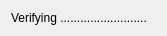
<?xml version="1.0" encoding="UTF-8"?>
<ui version="4.0">
 <class>VerificationDialog</class>
 <widget class="QDialog" name="VerificationDialog">
  <property name="geometry">
   <rect>
    <x>0</x>
    <y>0</y>
    <width>167</width>
    <height>31</height>
   </rect>
  </property>
  <property name="windowTitle">
   <string>Dialog</string>
  </property>
  <layout class="QVBoxLayout" name="verticalLayout">
   <item>
    <widget class="QLabel" name="label">
     <property name="text">
      <string>Verifying ..........................</string>
     </property>
    </widget>
   </item>
  </layout>
 </widget>
 <resources/>
 <connections/>
</ui>
